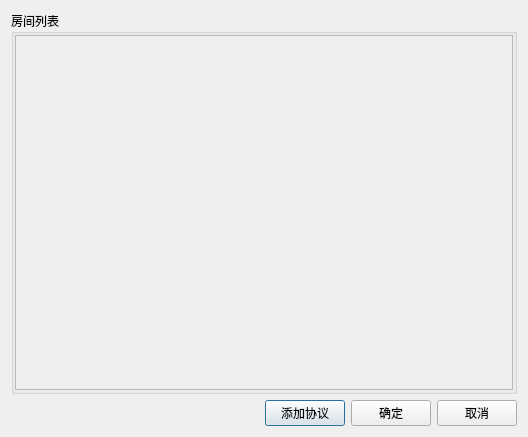
<?xml version="1.0" encoding="UTF-8"?>
<ui version="4.0">
 <class>BCSettingDisplaySwitchConfigDlg</class>
 <widget class="QDialog" name="BCSettingDisplaySwitchConfigDlg">
  <property name="geometry">
   <rect>
    <x>0</x>
    <y>0</y>
    <width>528</width>
    <height>437</height>
   </rect>
  </property>
  <property name="windowTitle">
   <string>Dialog</string>
  </property>
  <layout class="QVBoxLayout" name="verticalLayout">
   <item>
    <widget class="QGroupBox" name="m_pRoomGroupBox">
     <property name="font">
      <font>
       <family>微软雅黑</family>
      </font>
     </property>
     <property name="title">
      <string>房间列表</string>
     </property>
     <layout class="QVBoxLayout" name="verticalLayout_2">
      <property name="spacing">
       <number>6</number>
      </property>
      <property name="leftMargin">
       <number>1</number>
      </property>
      <property name="topMargin">
       <number>1</number>
      </property>
      <property name="rightMargin">
       <number>1</number>
      </property>
      <property name="bottomMargin">
       <number>1</number>
      </property>
      <item>
       <widget class="QScrollArea" name="m_pScrollArea">
        <property name="widgetResizable">
         <bool>true</bool>
        </property>
        <widget class="QWidget" name="scrollAreaWidgetContents">
         <property name="geometry">
          <rect>
           <x>0</x>
           <y>0</y>
           <width>504</width>
           <height>363</height>
          </rect>
         </property>
         <layout class="QVBoxLayout" name="verticalLayout_3">
          <property name="leftMargin">
           <number>0</number>
          </property>
          <property name="topMargin">
           <number>0</number>
          </property>
          <property name="rightMargin">
           <number>0</number>
          </property>
          <property name="bottomMargin">
           <number>0</number>
          </property>
          <item>
           <widget class="QWidget" name="widget" native="true"/>
          </item>
         </layout>
        </widget>
       </widget>
      </item>
     </layout>
    </widget>
   </item>
   <item>
    <layout class="QHBoxLayout" name="horizontalLayout_2">
     <item>
      <spacer name="horizontalSpacer">
       <property name="orientation">
        <enum>Qt::Horizontal</enum>
       </property>
       <property name="sizeHint" stdset="0">
        <size>
         <width>40</width>
         <height>20</height>
        </size>
       </property>
      </spacer>
     </item>
     <item>
      <widget class="QPushButton" name="m_pDisplayMakerBtn">
       <property name="font">
        <font>
         <family>微软雅黑</family>
        </font>
       </property>
       <property name="text">
        <string>添加协议</string>
       </property>
      </widget>
     </item>
     <item>
      <widget class="QPushButton" name="m_pOKBtn">
       <property name="font">
        <font>
         <family>微软雅黑</family>
        </font>
       </property>
       <property name="text">
        <string>确定</string>
       </property>
      </widget>
     </item>
     <item>
      <widget class="QPushButton" name="m_pCancelBtn">
       <property name="font">
        <font>
         <family>微软雅黑</family>
        </font>
       </property>
       <property name="text">
        <string>取消</string>
       </property>
      </widget>
     </item>
    </layout>
   </item>
  </layout>
 </widget>
 <tabstops>
  <tabstop>m_pDisplayMakerBtn</tabstop>
  <tabstop>m_pOKBtn</tabstop>
  <tabstop>m_pCancelBtn</tabstop>
 </tabstops>
 <resources/>
 <connections/>
</ui>
